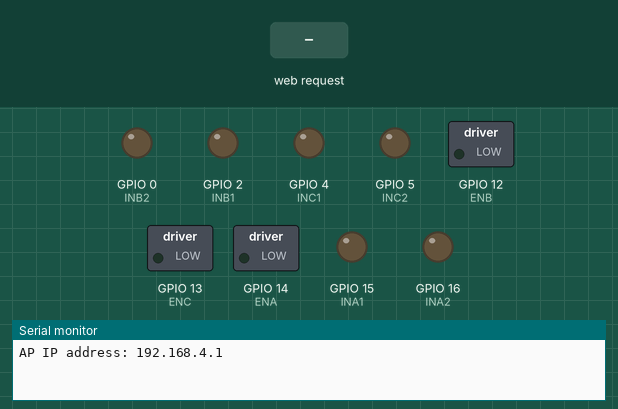
This sketch was run on a simulated ESP8266 (NodeMCU). Parts: switched loads named in the sketch (green lamp = pin HIGH), output pins drawn as LEDs (lit = HIGH), the last lines printed to the serial monitor. The test bench sets the inputs (shaded band).

Above: at 1.2 s.
1.3 s: HTTP request GET /?State=F received
At 1.6 s:
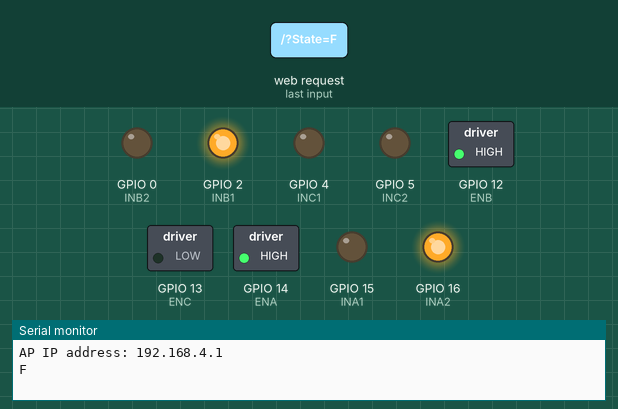
2.8 s: HTTP request GET /?State=B received
At 3.9 s:
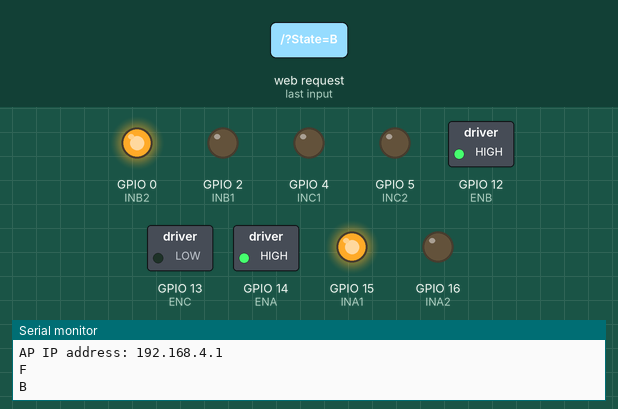
4.3 s: HTTP request GET /?State=L received
At 5.1 s:
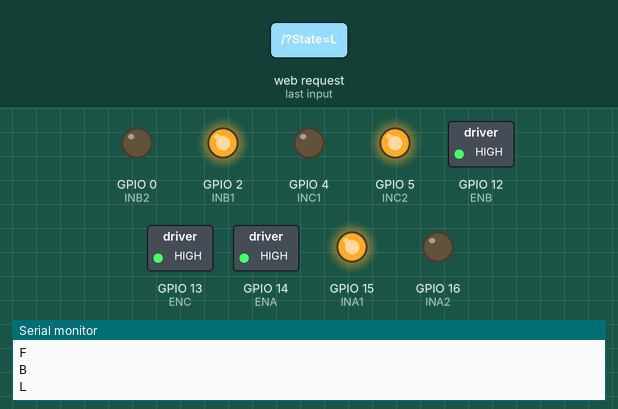
5.8 s: HTTP request GET /?State=R received
At 6.2 s:
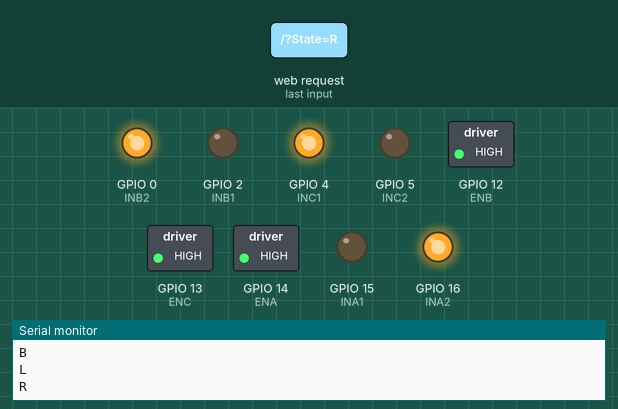
7.3 s: HTTP request GET /?State=F received
At 8.5 s:
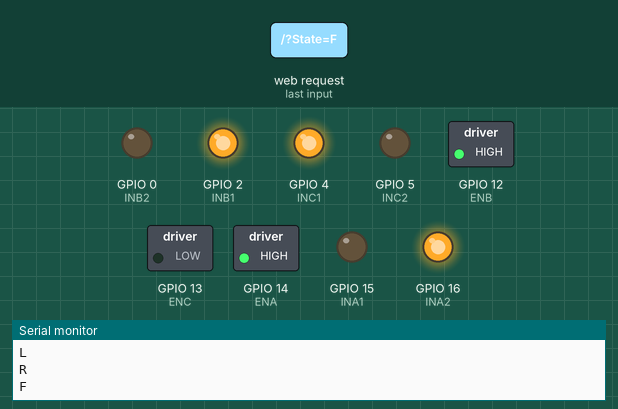
8.8 s: HTTP request GET /?State=B received
At 9.7 s:
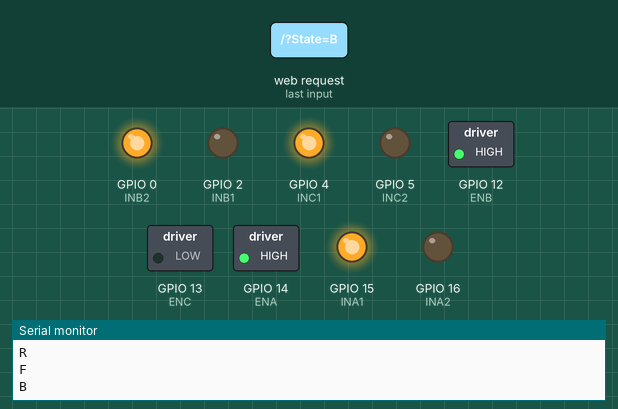
Timing chart, 0 to 11.3 s (numbered marks = the images above; inputs shaded):
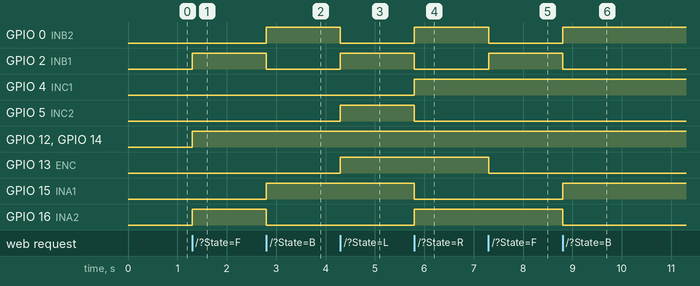

The sketch:

nodemcu_car.ino
```cpp
#define ENA   14          // Enable/speed motors Right        GPIO14(D5)
#define ENB   12          // Enable/speed motors Left         GPIO12(D6)
#define ENC   13          // Enable/speed motors Left         GPIO13(D7)

#define INA1  15          // L298N in1 motors Rightx          GPIO15(D8)
#define INA2  16          // L298N in2 motors Right           GPIO16(D0)
#define INB1  2           // L298N in3 motors Left            GPIO2(D4)
#define INB2  0           // L298N in4 motors Left            GPIO0(D3)
#define INC1  4           // L298N in5 motors Left            GPIO4(D1)
#define INC2  5           // L298N in6 motors Left            GPIO5(D2)

#include <ESP8266WiFi.h>
#include <WiFiClient.h>
#include <ESP8266WebServer.h>

String command;             //String to store app command state.
int speedCar = 800;         // 400 - 1023.
int speed_Coeff=1;

const char* ssid = "Make DIY";
ESP8266WebServer server(80);

void setup() {

 pinMode(ENA, OUTPUT);
 pinMode(ENB, OUTPUT);
 pinMode(ENC, OUTPUT);
 pinMode(INA1, OUTPUT);
 pinMode(INA2, OUTPUT);
 pinMode(INB1, OUTPUT);
 pinMode(INB2, OUTPUT);
 pinMode(INC1, OUTPUT);
 pinMode(INC2, OUTPUT);

//  Serial.begin(115200);

// Connecting WiFi

  WiFi.mode(WIFI_AP);
  WiFi.softAP(ssid);

  IPAddress myIP = WiFi.softAPIP();
  Serial.print("AP IP address: ");
  Serial.println(myIP);

 // Starting WEB-server
     server.on ( "/", HTTP_handleRoot );
     server.onNotFound ( HTTP_handleRoot );
     server.begin();
}

void goAhead(){

      analogWrite(ENA, speedCar*speed_Coeff);    //enable(ENA) and speed 0-255
      analogWrite(ENB, speedCar*speed_Coeff);
      analogWrite(ENC, 0);      //Rear wheel does not need to rotate

      digitalWrite(INA1, LOW);
      digitalWrite(INA2, HIGH);

      digitalWrite(INB1, HIGH);
      digitalWrite(INB2, LOW);

  }

void goBack(){

      analogWrite(ENA, speedCar*speed_Coeff);    //enable(ENA) and speed 0-255
      analogWrite(ENB, speedCar*speed_Coeff);
      analogWrite(ENC, 0);      //Rear wheel does not need to rotate

      digitalWrite(INA1, HIGH);
      digitalWrite(INA2, LOW);

      digitalWrite(INB1, LOW);
      digitalWrite(INB2, HIGH);
  }

void goRight(){

      analogWrite(ENA, speedCar*speed_Coeff);    //enable(ENA) and speed 0-255
      analogWrite(ENB, speedCar*speed_Coeff);
      analogWrite(ENC, speedCar*speed_Coeff);      //Rear wheel does not need to rotate

      digitalWrite(INA1, LOW);
      digitalWrite(INA2, HIGH);

      digitalWrite(INB1, LOW);
      digitalWrite(INB2, HIGH);

      digitalWrite(INC1, HIGH);
      digitalWrite(INC2, LOW);

  }

void goLeft(){

      analogWrite(ENA, speedCar*speed_Coeff);    //enable(ENA) and speed 0-255
      analogWrite(ENB, speedCar*speed_Coeff);
      analogWrite(ENC, speedCar*speed_Coeff);      //Rear wheel does not need to rotate

      digitalWrite(INA1, HIGH);
      digitalWrite(INA2, LOW);

      digitalWrite(INB1, HIGH);
      digitalWrite(INB2, LOW);

      digitalWrite(INC1, LOW);
      digitalWrite(INC2, HIGH);
  }
/*
void goAheadRight(){

      analogWrite(ENA, speedCar*speed_Coeff);    //enable(ENA) and speed 0-255
      analogWrite(ENB, speedCar*speed_Coeff);
      analogWrite(ENC, speedCar*speed_Coeff);      //Rear wheel does not need to rotate

      digitalWrite(INA1, LOW);
      digitalWrite(INA2, HIGH);

      digitalWrite(INB1, LOW);
      digitalWrite(INB2, HIGH);

      digitalWrite(INC1, HIGH);
      digitalWrite(INC2, LOW);
   }

void goAheadLeft(){

      analogWrite(ENA, speedCar*speed_Coeff);    //enable(ENA) and speed 0-255
      analogWrite(ENB, speedCar*speed_Coeff);
      analogWrite(ENC, speedCar*speed_Coeff);      //Rear wheel does not need to rotate

      digitalWrite(INA1, HIGH);
      digitalWrite(INA2, LOW);

      digitalWrite(INB1, HIGH);
      digitalWrite(INB2, LOW);

      digitalWrite(INC1, LOW);
      digitalWrite(INC2, HIGH);
  }

void goBackRight(){


  }

void goBackLeft(){


  }
*/
void stopRobot(){

      analogWrite(ENA, 0);    //enable(ENA) and speed 0-255
      analogWrite(ENB, 0);
      analogWrite(ENC, 0);      //Rear wheel does not need to rotate
 }

void loop() {
    server.handleClient();

      command = server.arg("State");
      if (command == "F") goAhead();
      else if (command == "B") goBack();
      else if (command == "L") goLeft();
      else if (command == "R") goRight();
     /* else if (command == "I") goAheadRight();
      else if (command == "G") goAheadLeft();
      else if (command == "J") goBackRight();
      else if (command == "H") goBackLeft();
      else if (command == "0") speedCar = 400;
      else if (command == "1") speedCar = 470;
      else if (command == "2") speedCar = 540;
      else if (command == "3") speedCar = 610;
      else if (command == "4") speedCar = 680;
      else if (command == "5") speedCar = 750;
      else if (command == "6") speedCar = 820;
      else if (command == "7") speedCar = 890;
      else if (command == "8") speedCar = 960;
      else if (command == "9") speedCar = 1023; */
      else if (command == "S") stopRobot();
}

void HTTP_handleRoot(void) {

if( server.hasArg("State") ){
       Serial.println(server.arg("State"));
  }
  server.send ( 200, "text/html", "" );
  delay(1);
}
```

Measured:
- after the input at 1.3 s, GPIO 2 (INB1), GPIO 12 (ENB), GPIO 14 (ENA), GPIO 16 (INA2): LOW → HIGH at once
- after the input at 2.8 s, GPIO 0 (INB2), GPIO 15 (INA1): LOW → HIGH at once; GPIO 2 (INB1), GPIO 16 (INA2): HIGH → LOW at once
- after the input at 4.3 s, GPIO 0 (INB2): HIGH → LOW at once; GPIO 2 (INB1), GPIO 5 (INC2), GPIO 13 (ENC): LOW → HIGH at once
- after the input at 5.8 s, GPIO 0 (INB2), GPIO 4 (INC1), GPIO 16 (INA2): LOW → HIGH at once; GPIO 2 (INB1), GPIO 5 (INC2), GPIO 15 (INA1): HIGH → LOW at once
- after the input at 7.3 s, GPIO 0 (INB2), GPIO 13 (ENC): HIGH → LOW at once; GPIO 2 (INB1): LOW → HIGH at once
- after the input at 8.8 s, GPIO 0 (INB2), GPIO 15 (INA1): LOW → HIGH at once; GPIO 2 (INB1), GPIO 16 (INA2): HIGH → LOW at once
